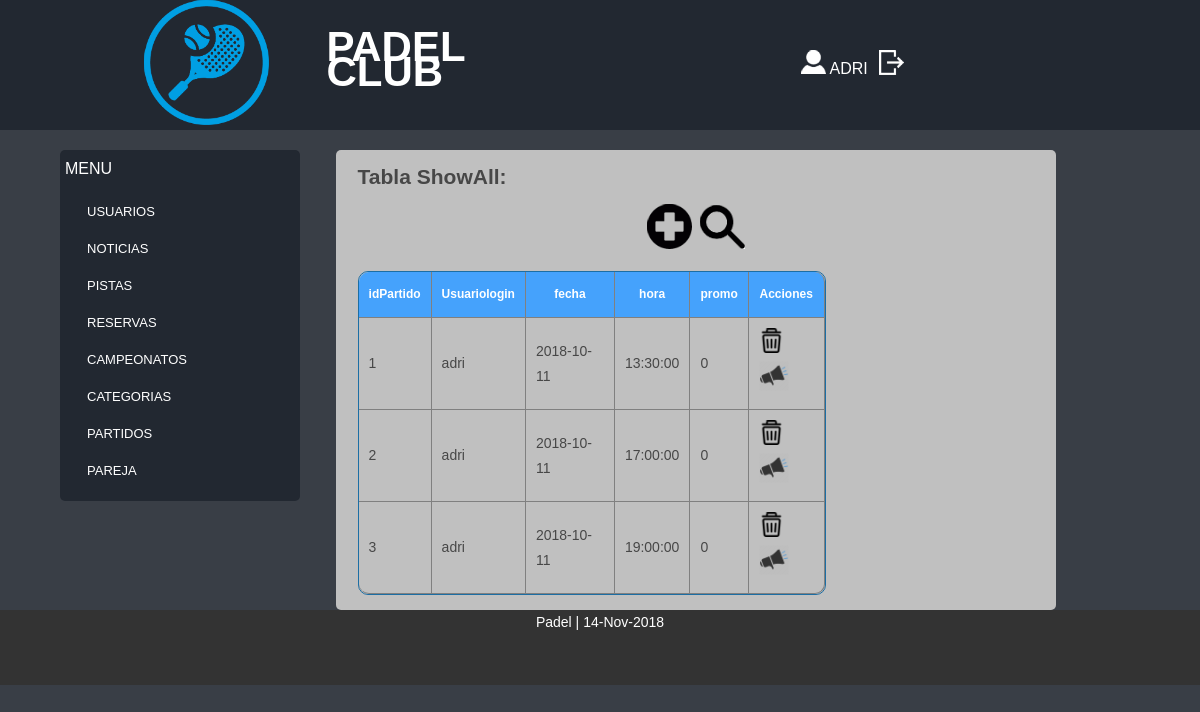
The app's page /Controllers/PARTIDOS_Controller.php (signed in) with its own data.
### tables this page shows
CREATE TABLE `PARTIDO` (
  `idPartido` int(10) NOT NULL,
  `Usuariologin` varchar(10) NOT NULL,
  `fecha` date NOT NULL,
  `hora` time NOT NULL,
  `promo` tinyint(1) DEFAULT 0
);

### Controllers/PARTIDOS_Controller.php (called while the page is built, shortened)
<?php
include_once '../Models/PARTIDOS_Model.php';
 include '../Views/PARTIDO_SHOWALL_View.php';
$lista = array('idPartido', 'Usuariologin','fecha', 'hora', 'promo');
$alerta = "No tiene permisos para esta acción.";
Switch ($_REQUEST['action']){
		default:
			if(comprobarRol($_REQUEST['action'])){
				if (!$_POST){
                    $PARTIDOS = new PARTIDOS_Model('','', '', '','','');
				}
				else{
					$PARTIDOS = get_data_form();
				}
                $datos = $PARTIDOS->_SHOWALL();
			    new PARTIDO_SHOWALL(false,$lista, $datos, '../index.php');
			}else{
				new MESSAGE($alerta,'../index.php');
			}
	}
?>

### Models/PARTIDOS_Model.php (called while the page is built, shortened)
<?php
class PARTIDOS_Model {
function __construct($idPartido,$Usuariologin,$fecha,$hora, $pista, $promo){
	include_once 'Access_DB.php';
	$this->mysqli = ConnectDB();
}
function _SHOWALL(){
	$sql = "SELECT * FROM PARTIDO";
	$result = $this->mysqli->query($sql);
	if($result ->num_rows >0){
		$j = 0;
		while($tupla = mysqli_fetch_assoc($result)){
		   $tuplas[$j] = $tupla;
		   $j++;
		}
		return $tuplas;
	}
	else{
		return  false;
	}
}
}
?>

### Models/Access_DB.php (called while the page is built)
<?php
function ConnectDB()
{
    $mysqli = new mysqli("", 'root', '' , 'ABP_11');
	if ($mysqli->connect_errno) {
		include '../View/MESSAGE_View.php';
		new MESSAGE("Fallo al conectar a MySQL: (" . $mysqli->connect_errno . ") " . $mysqli->connect_error, './index.php');
		return false;
	}
	else{
		return $mysqli;
	}
}
?>

### Views/PARTIDO_SHOWALL_View.php (the view, shortened to what this page needs)
<?php
class PARTIDO_SHOWALL {
	function __construct($search,$lista,$array,$volver){
		$this->search = $search;
		$this->lista = $lista;
		$this->datos = $array;
		$this->render();
	}
	function render(){
		include 'Header.php';
?>
<div style="overflow-x:auto;">
				<h2><?php if(!$this->search){ echo 'Tabla ShowAll';}else{echo 'Tabla Busqueda';} ?>:</h2>
					<div id="anhadir-borrar" style="text-align: center;">
							<a href="<?php $_SERVER['PHP_SELF'] ?>?action=ADD"><img src="../Views/images/añadir.png"></a>&nbsp <a href="<?php $_SERVER['PHP_SELF'] ?>?action=SEARCH"><img src="../Views/images/busqueda.png"></a>
					</div>
					<table class="tablas separador">
						<tr>
						<?php
						for($i=0; $i<count($this->lista);$i++){
								echo "<th>".$this->lista[$i]."</th>";
						}
						echo "<th>Acciones</th></tr>";
							?>
						<?php
							for($j=0;$j<count($this->datos);$j++){
								echo "<tr>";
								for($i=0; $i<count($this->lista);$i++){
										echo "<td>".$this->datos[$j][($this->lista)[$i]]."</td>";
								}
								echo '<td><a href="'.$_SERVER['PHP_SELF'].'?action=DELETE&'.($this->lista)[0].'='.$this->datos[$j][($this->lista)[0]].'"><img src="../Views/images/borrar.png"></a>';
								if($this->datos[$j]["promo"] == 0 ) {
									echo '<a href="'.$_SERVER['PHP_SELF'].'?action=PROMOCIONAR&'.($this->lista)[0].'='.$this->datos[$j][($this->lista)[0]].'"><img src="../Views/images/promocionar.png" width=30px></a></td></tr>';
								} else {
									echo '<a href="'.$_SERVER['PHP_SELF'].'?action=DESPROMOCIONAR&'.($this->lista)[0].'='.$this->datos[$j][($this->lista)[0]].'"><img src="../Views/images/despromocionar.png" heigth=10px></a></td></tr>';
								}
							}
							?>
					</table>
</div>
<?php
	include 'Footer.php';
	}
}
?>

### Views/css/style.css (style rules this page uses)
* { margin:0px; padding:0px; }
html, body { width:100%; padding:0; margin:0; }
body { background: #393E46;color: #474747;font: 14px/25px Arial, Helvetica, sans-serif; }
.content a { text-decoration:none; color: #FFFFFF; font-size:16px; }
.content p,h2,h3,h4,form,table { margin-left:3%; margin-right:3%; margin-top:2%; margin-bottom:2%; }
#anhadir-borrar { margin: 0 auto; }
.tablas { border: 1px solid #1C6EA4; border-collapse: collapse; overflow-x:auto; }
td { padding:10px; }
th { background-color: #45A2FC; padding:10px; color: #FFFFFF; font-size: 12px; }
.separador { border-radius: 10px; border-spacing: 0; border-collapse: separate; }
.separador td, table.separador th { border-bottom: 1px solid Gray; border-right: 1px solid Gray; }
.separador tr:last-child td:first-child { border-bottom-left-radius: 10px; }
.separador tr:last-child td:last-child { border-bottom-right-radius: 10px; }
.separador tr:first-child th:first-child, table.separador tr:first-child td:first-child { border-top-left-radius: 10px }
.separador tr:first-child th:last-child, table.separate tr:first-child td:last-child { border-top-right-radius: 10px; }

### records on screen
partido: idPartido "1", Usuariologin "adri", fecha "2018-10-11", hora "13:30:00", promo "0"
partido: idPartido "2", Usuariologin "adri", fecha "2018-10-11", hora "17:00:00", promo "0"
partido: idPartido "3", Usuariologin "adri", fecha "2018-10-11", hora "19:00:00", promo "0"

### other values on screen
$_SESSION['login'] "ADRI"
$this->lista[$i] "idPartido"
$this->lista[$i] "Usuariologin"
$this->lista[$i] "fecha"
$this->lista[$i] "hora"
$this->lista[$i] "promo"
date("d-M-Y", mktime()) "14-Nov-2018"
